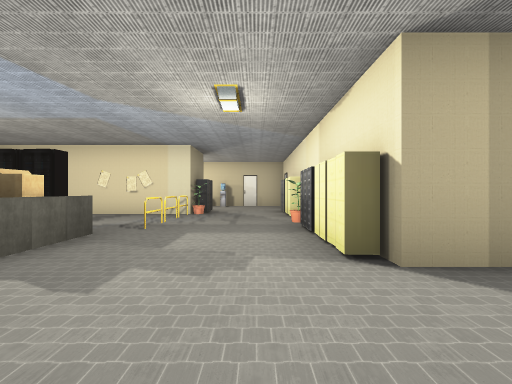
view 1 (above)

24 first-person views from a walk through a scene from a Unity 3-D project. The camera is 1.2 m above the floor, looks level and sees 85° across. The floor is counted in squares, 2 m on a side. Each view is taken from the middle of a square. On the plan, view 1 faces up. The plan holds only what a view shows up to about 9 squares ahead; the rest is blank. The place goes on beyond the plan. The player character is not drawn. Some animated figures are not drawn.

view 2
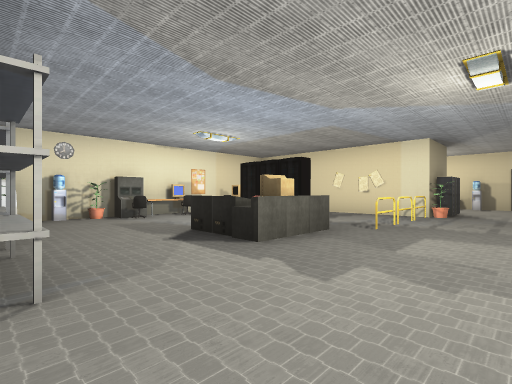

view 3
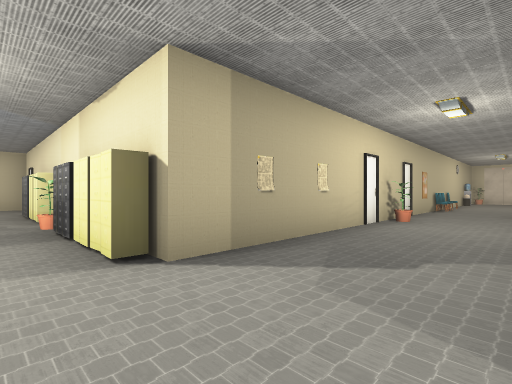

view 4
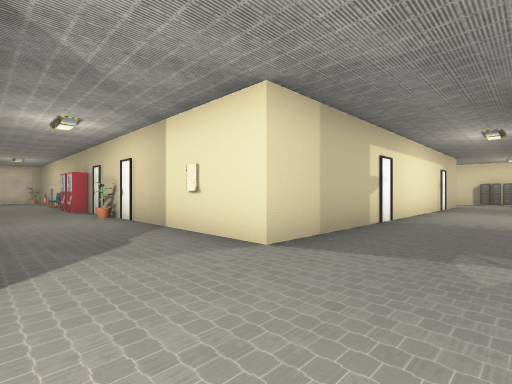

view 5
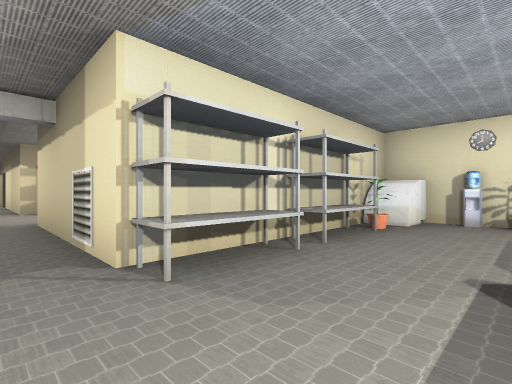

view 6
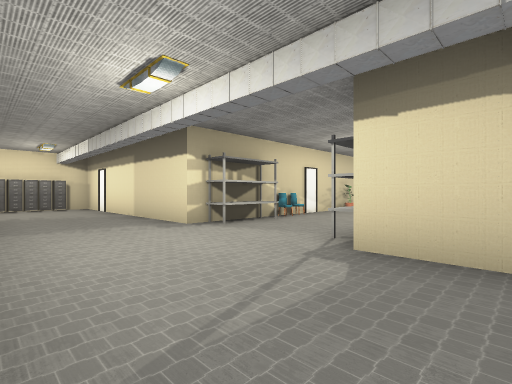

view 7
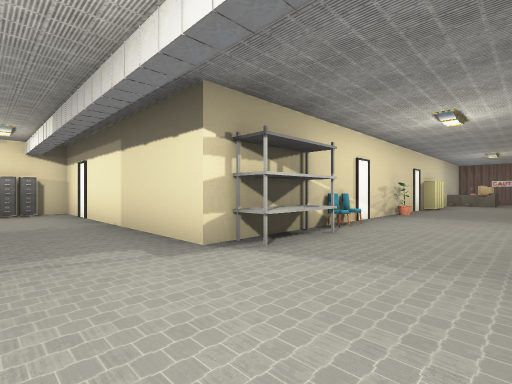

view 8
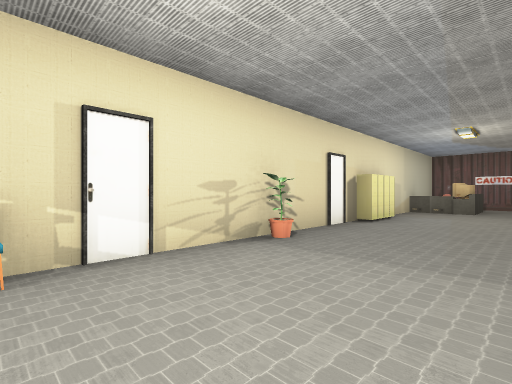

view 9
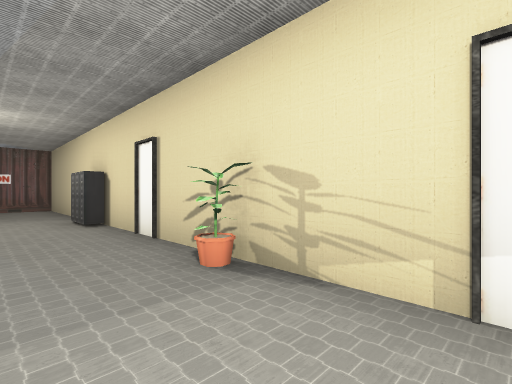

view 10
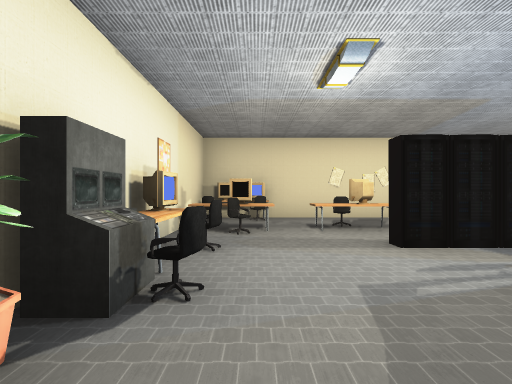

view 11
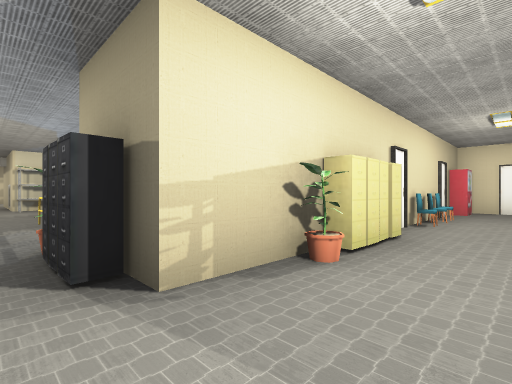

view 12
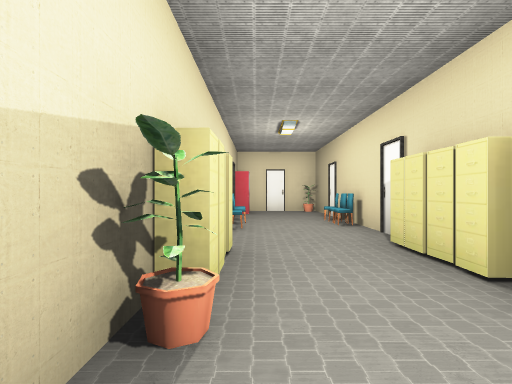

view 13
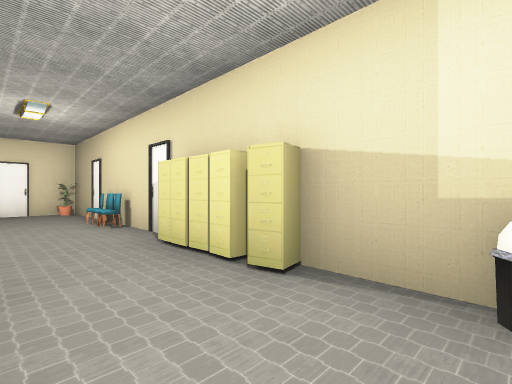

view 14
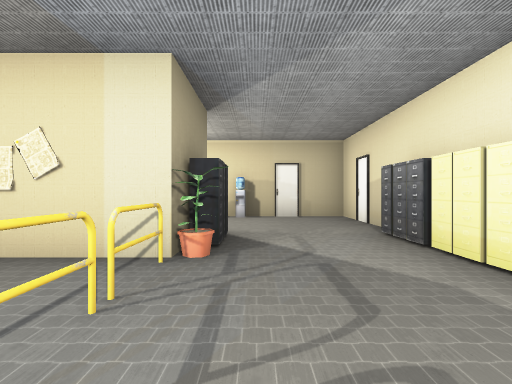

view 15
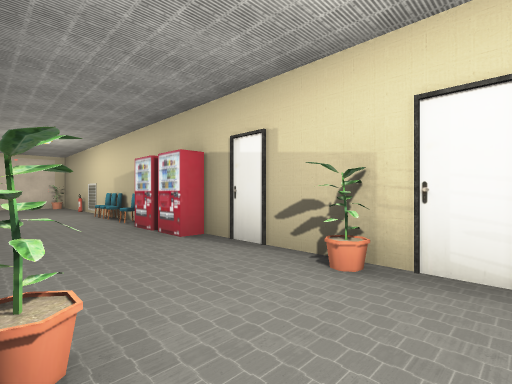

view 16
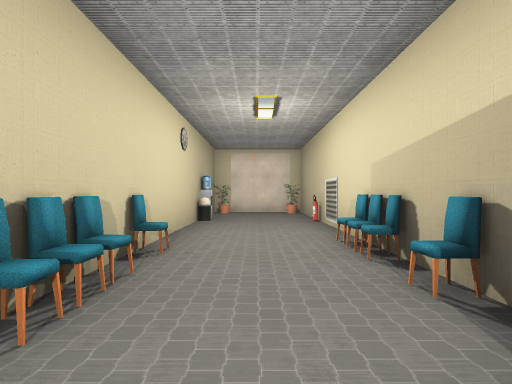

view 17
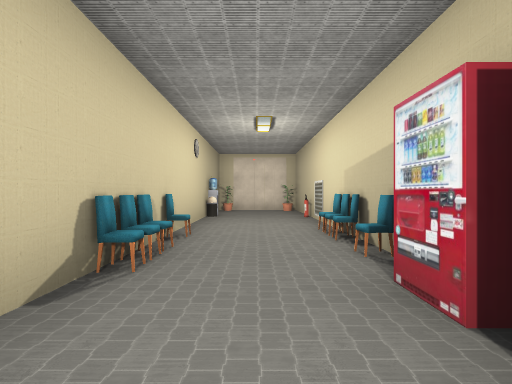

view 18
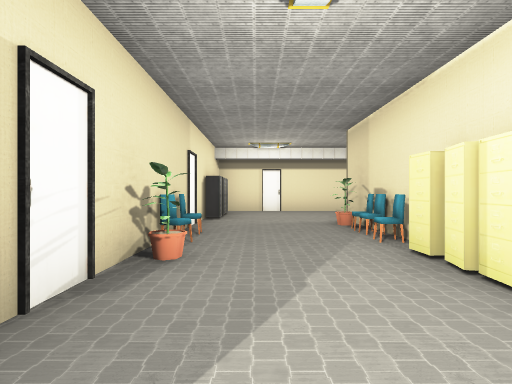

view 19
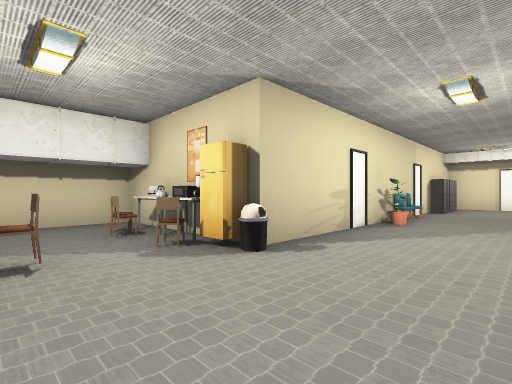

view 20
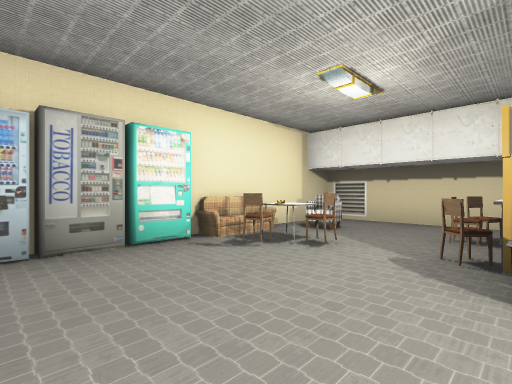

view 21
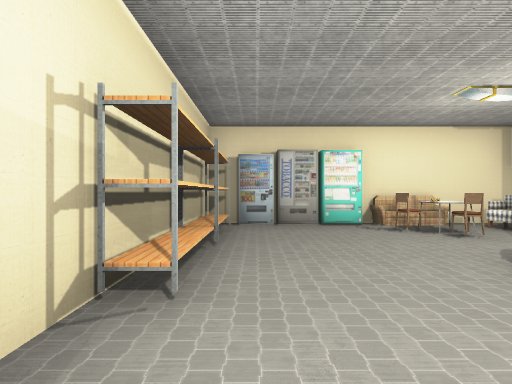

view 22
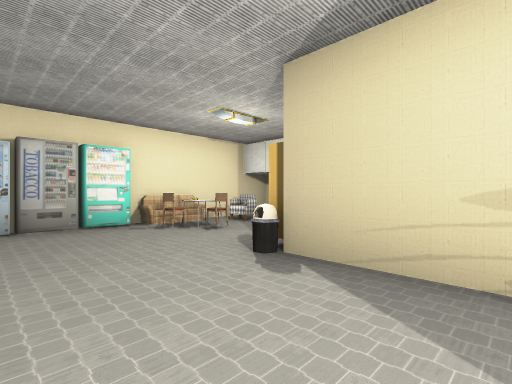

view 23
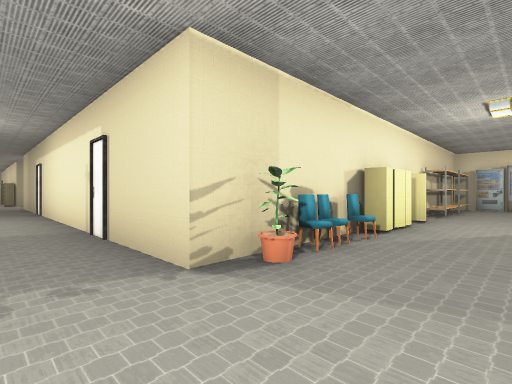

view 24
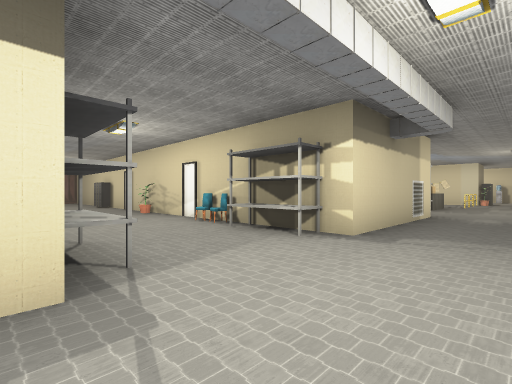

### Floor plan
Points are (right, up) in squares from view 1. A wall is a line through its corners. A room is listed if a view was taken in it or the views show most of it. See-through windows are left out.
Room 1 (views 1, 2, 3, 4, 5, 6, 7, 8, 9, 10, 11, 12, 13, 14, 15, 16, 17, 18, 19, 20, 21, 22, 23, 24)
walls: (-1.8, -1.5) (-1.8, -4.3) (-11.6, -4.3); (-6.4, -0.3) (-5.4, -0.3); (-3.5, 4) (-4.4, 4) (-4.4, 4.4); (-6.8, 4.1) (-6.9, 3.6); (0.8, 6.5) (0.8, 9); (1.2, -10.6) (1.2, -0.3) (8.4, -0.3) (8.4, 0.1) (9.9, 0.1); (-7.2, 6) (-7.2, 0.5); (-1.8, 8.4) (-1.8, 7.6) (-5.5, 7.6); (-11.5, -4.7) (-12.5, -4.7); (-1.4, 9) (-1.4, 8) (-1.8, 8); (9.5, 2.2) (1.2, 2.2) (1.2, 2.5) (0.8, 2.5) (0.8, 5); (10.4, -0.3) (17.4, -0.3) (17.4, 2.2) (12.4, 2.2); (-1.1, -13.8) (0.4, -13.8); (-0.7, -13.8) (0.8, -13.9); (1.2, 9.8) (1.2, 11.9) (-1.7, 11.9); (-12, -7.3) (-10.6, -7.3) (-10.6, -7.7) (-1.8, -7.7) (-1.8, -14.2) (-1, -14.2); (0.2, -14.2) (2.4, -14.2); (-5, 9.8) (-3.6, 9.7) (-3.6, 9.4) (-1.8, 9.4) (-1.8, 8.8); (4, -14.2) (7.9, -14.2); (-14.2, -4.3) (-16.6, -4.3); (-3.8, 11.5) (-5.3, 11.6); (-3.3, 11.6) (-3.7, 11.5); (-2, 11.9) (-3.4, 11.9); (-5.9, 11.9) (-6.5, 11.9); (-10.4, 9.9) (-9.7, 9.9) (-9.7, 9.4) (-6, 9.4); (-15.1, -7.7) (-12.9, -7.7); (-8.4, 11.9) (-10.9, 11.9) (-10.9, 9.6); (11.4, -11.8) (11.4, -11.1) (7, -11.1); (11.1, -14) (11.1, -11.6)
low walls: (-3.9, 5.3) (-5.1, 5.3); (-6.7, 4) (-6.7, 3.4)
ways out: opening at (9.5, -14) to room 2
objects: other object (-17, -8) to (-17, -5); other object (-15, -6); other object (-14, -8); other object (-14, -7); other object (-14, -6); other object (-8, -7); other object (-8, -5); other object (-8, 10); other object (-8, 12); other object (-7, 0); other object (-7, 2); other object (-7, 3); other object (-7, 10); other object (-7, 12); other object (-6, 0); other object (-6, 3); other object (-6, 4); other object (-6, 5); other object (-5, -7); other object (-5, -4); other object (-5, 0) to (-4, 0); other object (-5, 6) to (-4, 6); other object (-4, -5); other object (-4, 3); other object (-3, -8) to (-3, -7); other object (-3, -5) to (-3, -4); other object (-3, 0) to (-2, 0); other object (-3, 3); other object (-3, 4); other object (-3, 10); other object (-2, -1); other object (-2, 3); other object (-2, 5); other object (-2, 6); other object (-2, 7); other object (1, 6); other object (2, -11); other object (3, -14); other object (3, -11); other object (4, -14); other object (4, -13); other object (4, -11); other object (6, 0); other object (6, 2); other object (8, -11); other object (10, -14); other object (10, -11); other object (10, 2); other object (11, 0); other object (11, 2); other object (12, 0); other object (12, 2); other object (14, 0); other object (15, 0); other object (17, 0); other object (17, 2)
Room 2 (no view inside)
walls: (7.8, -16.6) (7.8, -17.8) (11.4, -17.8) (11.4, -14)
ways out: opening at (9.5, -14) to room 1
objects: other object (8, -17); other object (8, -16); other object (8, -15); other object (9, -16); other object (10, -16); other object (11, -15)

Where each view was taken, in squares from view 1:
view 1: 0 up, 0 right, facing up
view 2: 0 up, 0 right, facing up-left
view 3: 0 up, 0 right, facing up-right
view 4: 2 up, 1 left, facing down-right
view 5: 2 up, 1 left, facing down-left
view 6: 3 down, 1 right, facing down-left
view 7: 5 down, 0 right, facing down-left
view 8: 5 down, 5 left, facing down-left
view 9: 6 down, 6 left, facing up-left
view 10: 1 up, 6 left, facing up
view 11: 11 up, 1 left, facing down-left
view 12: 10 up, 2 left, facing left
view 13: 10 up, 2 left, facing up-left
view 14: 5 up, 1 left, facing up
view 15: 2 up, 5 right, facing down-right
view 16: 1 up, 9 right, facing right
view 17: 1 up, 8 right, facing right
view 18: 13 down, 7 right, facing left
view 19: 12 down, 10 right, facing down-left
view 20: 12 down, 8 right, facing down-right
view 21: 12 down, 6 right, facing right
view 22: 12 down, 6 right, facing down-right
view 23: 13 down, 0 right, facing up-right
view 24: 8 down, 0 right, facing up-left
